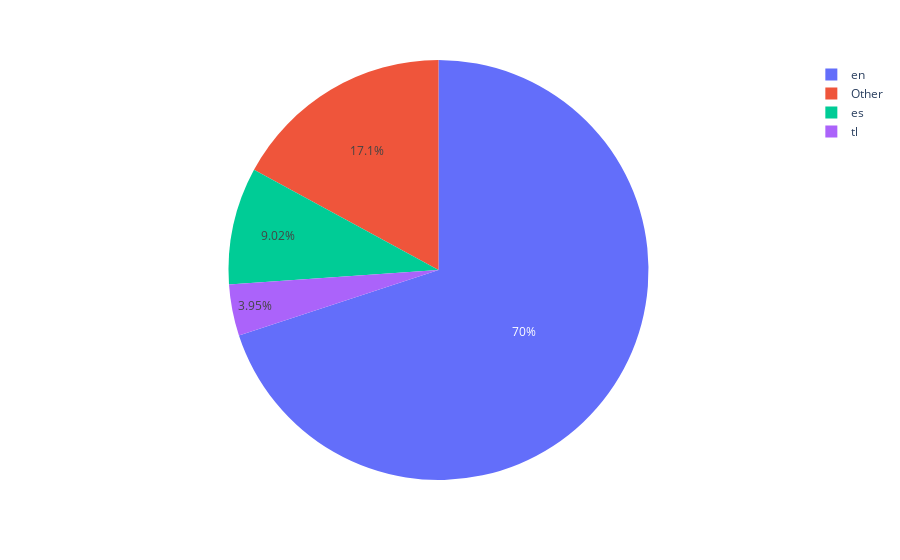

This figure's notebook cell:
### Code cell
# Plotting a pie chart of 3 main languages in entry tweets
fig = px.pie(langdf, values='counts', names='language')
fig.show()

### Figure 1 — Plotly figure (JSON) as saved in the notebook; plotly's stock layout.template omitted (floating-point values rounded to 4 significant figures)
{"data": [{"domain": {"x": [0, 1], "y": [0, 1]}, "hovertemplate": "language=%{label}<br>counts=%{value}<extra></extra>", "labels": ["en", "es", "tl", "Other", "Other", "Other", "Other", "Other", "Other", "Other", "Other", "Other", "Other", "Other", "Other", "Other", "Other", "Other", "Other", "Other", "Other", "Other", "Other", "Other", "Other", "Other", "Other", "Other", "Other", "Other", "Other"], "legendgroup": "", "name": "", "showlegend": true, "type": "pie", "values": [7695, 992, 434, 241, 198, 185, 153, 121, 107, 106, 97, 95, 91, 76, 64, 48, 44, 41, 38, 37, 31, 26, 21, 17, 11, 11, 11, 4, 2, 1, 1]}], "layout": {"legend": {"tracegroupgap": 0}, "margin": {"t": 60}}}
